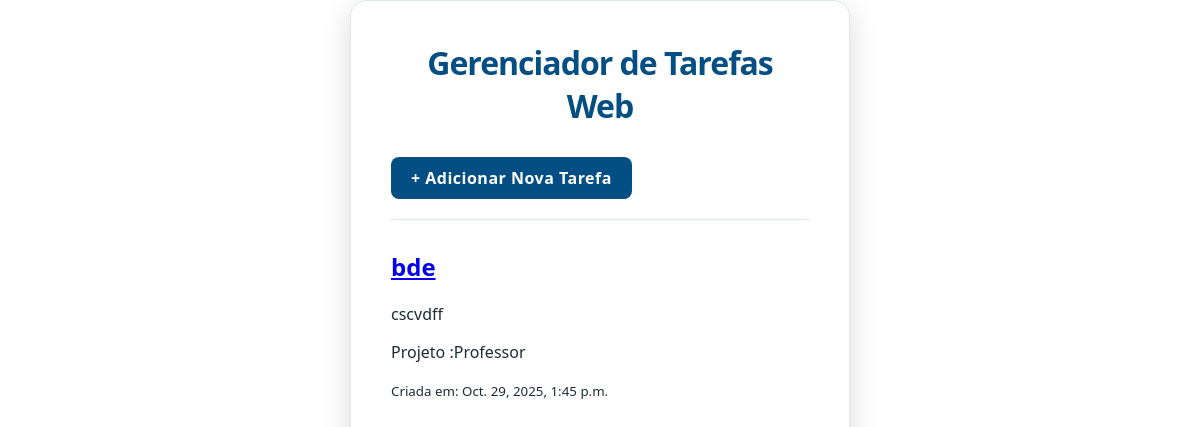
Page /tarefas/ on the committed database.
### tarefas/models.py (models this page shows, shortened)
class Tarefa(models.Model):
    titulo = models.CharField(max_length = 200)
    descricao = models.TextField(blank=True, null=True)
    data_criacao = models.DateTimeField(auto_now_add = True)
    concluido = models.BooleanField(default=False)
    projeto = models.ForeignKey(Projeto, on_delete=models.CASCADE, null = True, blank = True)

### projetos/models.py (models this page shows, shortened)
class Projeto(models.Model):
    nome = models.CharField(max_length = 200)
    descricao = models.TextField(blank=True, null=True)
    data_criacao = models.DateTimeField(auto_now_add = True)

### tarefas/views.py (the view)
# urls.py: path('', views.listar_tarefas, name = 'lista_tarefas'), #seria /tarefas/
def listar_tarefas(request):
    tarefas_salvas = Tarefa.objects.all()
    contexto = {
        'minhas_tarefas': tarefas_salvas
    }
    return render(request, 'tarefas/lista.html', contexto)

### tarefas/templates/tarefas/lista.html (shortened to what this page needs)
<!DOCTYPE html>
<html lang="pt-br">
<head>
    {% load static %}
    <link rel="stylesheet" href="{% static 'lista/lista.css' %}">
</head>
<body>
    <h1>Gerenciador de Tarefas Web</h1>
    <a href="{% url 'adicionar_tarefa' %}"><strong>+ Adicionar Nova Tarefa</strong></a>
    <hr>
    {% for tarefa in minhas_tarefas %}
        <div class="tarefa {% if tarefa.concluida %}concluida{% endif %}">
            <h2><a href="{% url 'detalhe_tarefa' tarefa.id %}">{{ tarefa.titulo }}</a></h2>
            <p>{{ tarefa.descricao }}</p>
            <p>Projeto :{{tarefa.projeto.nome}}</p>
            <small>Criada em: {{ tarefa.data_criacao }}</small>
        </div>
    {% empty %}
        <p>Nenhuma tarefa cadastrada ainda. Adicione algumas no <a href="/admin/">Admin</a>!</p>
    {% endfor %}
</body>
</html>

### tarefas/static/lista/lista.css (style rules this page uses)
:root { --cor-fundo-app: #F0F4F8; --cor-fundo-container: #FFFFFF; --cor-borda-container: #E0E7EB; --cor-texto-principal: #1E2B38; --cor-texto-secundario: #6B7280; --cor-borda-card: #E5E7EB; --cor-principal: #034F84; --cor-secundaria: #2A6F97; --cor-sucesso: #10B981; --cor-fundo-concluida: #ECFDF5; }
body { font-family: 'Segoe UI', Tahoma, Geneva, Verdana, sans-serif; background-color: var(--cor-fundo-app); color: var(--cor-texto-principal); margin: 0; padding: 30px 20px; display: flex; justify-content: center; min-height: 100vh; }
body { max-width: 800px; background-color: var(--cor-fundo-container); border-radius: 16px; box-shadow: 0 10px 30px rgba(0, 0, 0, 0.15); border: 1px solid var(--cor-borda-container); padding: 40px; margin-left: 350px; margin-right: 350px; display: block; }
h1 { color: var(--cor-principal); text-align: center; margin-top: 0; margin-bottom: 30px; font-weight: 800; letter-spacing: -1px; }
hr { border: none; height: 1px; background-color: var(--cor-borda-container); margin-top: 0; margin-bottom: 30px; }
body > a { display: inline-block; padding: 10px 20px; background-color: var(--cor-principal); color: white; text-decoration: none; border-radius: 8px; font-weight: 600; letter-spacing: 0.5px; transition: background-color 0.3s ease, transform 0.1s; margin-bottom: 20px; border: none; }
body > a strong { font-weight: 700; }

### rows in the picture
Tarefa: titulo "bde", descricao "cscvdff", projeto.nome "Professor", data_criacao "Oct. 29, 2025, 1:45 p.m."
